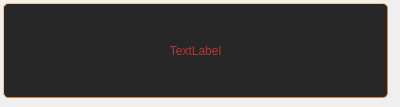
<?xml version="1.0" encoding="UTF-8"?>
<ui version="4.0">
 <class>popup</class>
 <widget class="QWidget" name="popup">
  <property name="geometry">
   <rect>
    <x>0</x>
    <y>0</y>
    <width>400</width>
    <height>107</height>
   </rect>
  </property>
  <property name="styleSheet">
   <string notr="true"/>
  </property>
  <widget class="QLabel" name="label">
   <property name="geometry">
    <rect>
     <x>0</x>
     <y>0</y>
     <width>391</width>
     <height>101</height>
    </rect>
   </property>
   <property name="styleSheet">
    <string notr="true">background-color: rgb(39, 39, 39);
alternate-background-color: rgb(52, 39, 39, 100);
color: rgb(180, 55, 55);

border-color: rgb(211, 131, 61);

font: 9pt &quot;Calibri&quot;;


margin: 3px;
border-width: 1px;
border-radius: 5px;
border-style:outset;</string>
   </property>
   <property name="text">
    <string>TextLabel</string>
   </property>
   <property name="alignment">
    <set>Qt::AlignCenter</set>
   </property>
  </widget>
 </widget>
 <resources/>
 <connections/>
</ui>
